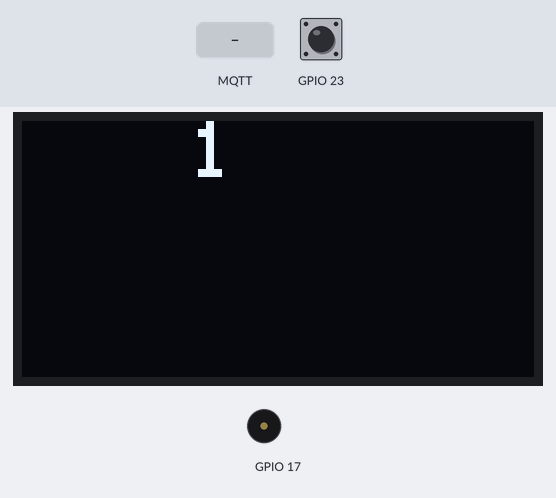
Bench run of a program on a simulated ESP32. Parts: 128×64 one-colour display, buzzer (waves = sounding). The test bench sets the inputs (shaded band); at power-on: GPIO 23 HIGH. WiFi joins after 1.5 s; servers stay silent unless stated; no MQTT or app messages arrive unless stated; what the program prints to the serial monitor is not drawn.

Above: at 3.5 s.
3.6 s: MQTT message "0" arrives on the third subscribed topic
At 4.2 s:
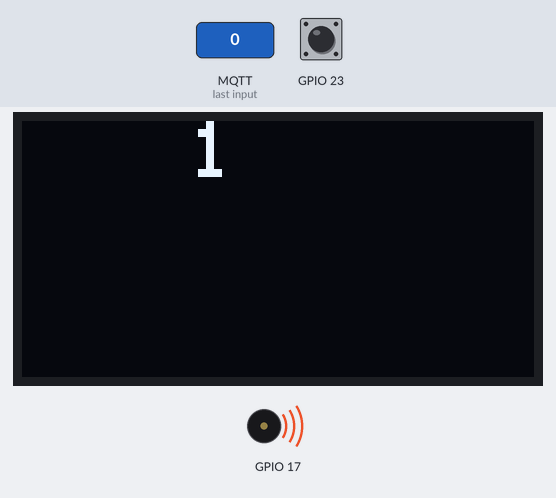
6.6 s: MQTT message "0" arrives on the first subscribed topic
At 7.3 s:
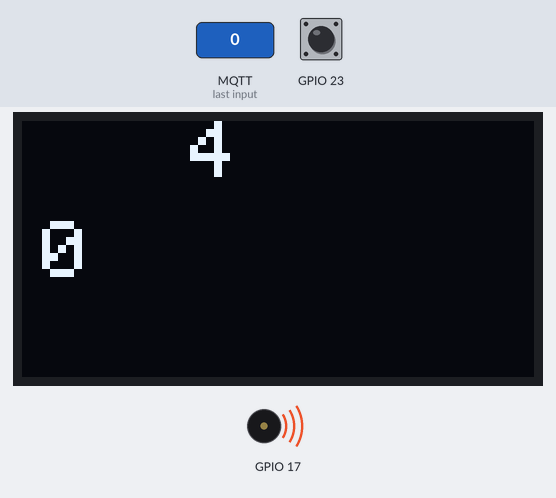
8.1 s: MQTT message "0" arrives on the second subscribed topic
At 9.5 s:
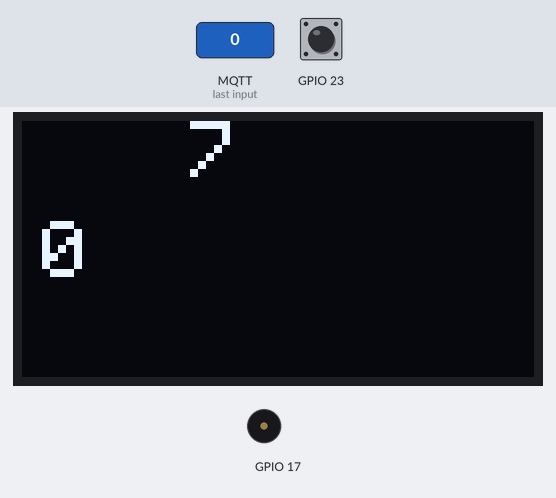
11.1 s: MQTT message "on" arrives on the third subscribed topic
At 11.7 s:
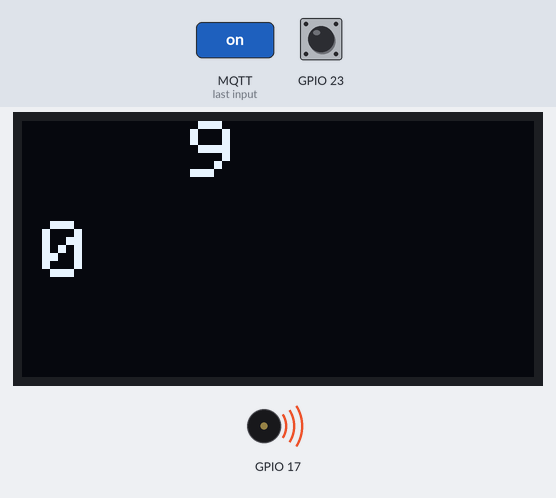
Timing chart, 0 to 13.6 s (numbered marks = the images above; inputs shaded):
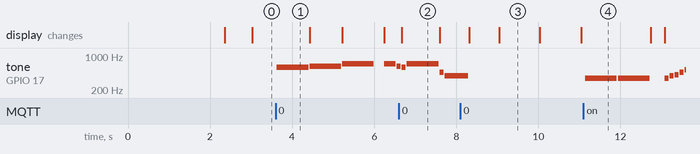

Measured:
- after the input at 3.6 s, tone on GPIO 17: plays 587 Hz for 0.77 s, 622 Hz for 0.77 s, 698 Hz for 0.77 s, 698 Hz for 0.29 s, 622 Hz for 0.05 s, starting at once
- after the input at 6.6 s, the display: changes after 0.08 s (image 2)
- after the input at 8.1 s, tone on GPIO 17: goes on until 8.3 s, then stays silent
- after the input at 11.1 s, tone on GPIO 17: plays 349 Hz for 0.77 s, 349 Hz for 0.77 s, 349 Hz for 0.10 s, 392 Hz for 0.10 s, 415 Hz for 0.10 s, 466 Hz for 0.10 s … (7 notes in this stretch), starting after 0.05 s
- what the display in image 2 shows lasts 0.9 s, from 6.7 s to 7.6 s
- what the display in image 3 shows lasts 1.0 s, from 9.0 s to 10.0 s

The program:

main.cpp
```cpp
#include "mqtt.h"
#include "pbut.h"
#include "oled.h"
#include "serial.h"
#include "net.h"
#include "buzzer.h"

#define DISPLAY_WIDTH 128
#define DISPLAY_HEIGHT 64
#define OLED_RESET 16
Adafruit_SSD1306 display(DISPLAY_WIDTH, DISPLAY_HEIGHT, &Wire, OLED_RESET);

struct t_oled oled;
struct t_pbut pbut;
struct t_serial serial;
struct t_buzzer buzzer;

const char* SSID = "TO BE COMPLETED";
const char* WIFI_PASS = "TO BE COMPLETED";
const char* MQTT_ID = "esp32-client";
const char* MQTT_BROKER = "pi.local";
const int MQTT_PORT = 1883;

void setup() {
  Serial.begin(9600);

  // music player
  player.set_music(&MUSICS[0]);
  mqttClient.publish(PLAYER_STOP, 0);

  // tasks
  setup_net(SSID, WIFI_PASS);
  setup_mqtt(MQTT_ID, MQTT_BROKER, MQTT_PORT);
  setup_oled(oled, timer_id(), SEC, &mqtt.s_oled, &display, DISPLAY_WIDTH,
             DISPLAY_HEIGHT);
  setup_serial(serial);
  setup_pbut(pbut, timer_id(), 200 * MS, 23);
  setup_buzzer(buzzer, 17);
}

void loop() {
  loop_mqtt();
  loop_oled(oled);
  loop_serial(serial);
  loop_pbut(pbut);
  loop_buzzer(buzzer);
}
```

buzzer.h
```cpp
#pragma once
#include "utils.h"
#include "player.h"

// buzzer job

struct t_buzzer {
  int pin;
};

void setup_buzzer(t_buzzer &ctx, int pin) {
  ctx.pin = pin;
}

void loop_buzzer(t_buzzer &ctx) {
  if (player.update()) {
    tone(ctx.pin, player.get_note(), player.get_note_duration());
    delay(player.get_note_duration());
    noTone(ctx.pin);
  }
}
```

mqtt.h
```cpp
#pragma once
#include "WiFiClient.h"
#include "utils.h"
#include <PubSubClient.h>

WiFiClient wifiClient;
PubSubClient mqttClient(wifiClient);
struct t_mqtt {
  s_data<String> s_oled;
} mqtt;

// topic handlers

void on_oled(unsigned char *payload, unsigned int length) {
  mqtt.s_oled.put(String(payload, length));
  ((Print *)&Serial)->println(mqtt.s_oled.data);
  ((Print *)&Serial)->println(mqtt.s_oled.empty);
}

// music player

#define PLAYER_STOP "player:stop"
#define PLAYER_PLAY "player:play"
#define PLAYER_SET "player:set"

#include "player.h"

void on_stop(unsigned char *payload, unsigned int length) {
  player.stop();
}

void on_play(unsigned char *payload, unsigned int length) {
  player.play();
}

void on_set(unsigned char *payload, unsigned int length) {
  if (length > 1) return;
  int music_index = payload[0] - '0';
  if (music_index >= NB_MUSICS) {
    ((Print*)&Serial)->println("Music index > nb music");
    return;
  }
  player.set_music(&MUSICS[music_index]);
}

// topic handlers control structure

struct topic_handler {
  const char *topic;
  void (*callback)(unsigned char *payload, unsigned int length);
};

const struct topic_handler TOPICS[] = {
    {.topic = "oled", .callback = on_oled},
    {.topic = PLAYER_STOP, .callback = on_stop},
    {.topic = PLAYER_PLAY, .callback = on_play},
    {.topic = PLAYER_SET, .callback = on_set},
};
int NB_TOPICS = sizeof(TOPICS) / sizeof(struct topic_handler);

// on subscribed topic message handler

void on_message(char *topic, unsigned char *payload, unsigned int length) {
  // debug info
  ((Print *)&Serial)->print("On message [");
  ((Print *)&Serial)->print(topic);
  ((Print *)&Serial)->print("] ");
  for (int i = 0; i < length; i++) {
    ((Print *)&Serial)->print((char)payload[i]);
  }
  ((Print *)&Serial)->println();

  // handle subscribed topics
  for (int i = 0; i < NB_TOPICS; i++) {
    if (strcmp(TOPICS[i].topic, topic) == 0) {
      TOPICS[i].callback(payload, length);
    }
  }
}

void setup_mqtt(const char *mqtt_id, const char *mqtt_broker,
                const int mqtt_port) {
  // mqtt
  mqttClient.setServer(mqtt_broker, mqtt_port);
  mqttClient.setCallback(on_message);

  while (!mqttClient.connected()) {
    if (mqttClient.connect(mqtt_id)) {
      ((Print *)&Serial)->println("Connected to the MQTT broker");
    } else {
      delay(2000);
      ((Print *)&Serial)->print("Trying to connect to MQTT broker: ");
      ((Print *)&Serial)->println(mqtt_broker);
    }
  }

  for (int i = 0; i < NB_TOPICS; i++) {
    ((Print *)&Serial)->print("Subscribe to MQTT topic [");
    ((Print *)&Serial)->print(TOPICS[i].topic);
    ((Print *)&Serial)->println("]");
    if (!mqttClient.subscribe(TOPICS[i].topic)) {
      ((Print *)&Serial)->print("Error while subscribing to [");
      ((Print *)&Serial)->print(TOPICS[i].topic);
      ((Print *)&Serial)->println("]");
    }
  }
}

void loop_mqtt() { mqttClient.loop(); }
```

net.h
```cpp
#pragma once
#include "utils.h"
#include <WiFi.h>

void setup_net(const char *ssid, const char *pass) {
  // wifi
  int status = WiFi.begin(ssid, pass);
  while (WiFi.status() != WL_CONNECTED) {
    delay(2000);
    ((Print *)&Serial)->print("Trying to connect to open SSID: ");
    ((Print *)&Serial)->println(ssid);
  }

  ((Print *)&Serial)->println("Connected to the network");
  ((Print *)&Serial)->print("SSID: ");
  ((Print *)&Serial)->println(WiFi.SSID());

  long rssi = WiFi.RSSI();
  ((Print *)&Serial)->print("Signal strength (RSSI):");
  ((Print *)&Serial)->println(rssi);

  IPAddress ip = WiFi.localIP();
  ((Print *)&Serial)->print("IP Address: ");
  ((Print *)&Serial)->println(ip);

  IPAddress gateway = WiFi.gatewayIP();
  ((Print *)&Serial)->print("Gateway: ");
  ((Print *)&Serial)->println(gateway);
}
```

oled.h
```cpp
#pragma once
#include "utils.h"
#include <Adafruit_GFX.h>
#include <Adafruit_SSD1306.h>
#include <SPI.h>
#include <Wire.h>

struct t_oled {
  int timer;
  unsigned long period;
  int counter;
  Adafruit_SSD1306 *display;
  int width;
  int height;
  s_data<String> *s_mqtt_counter;
  String val_mqtt_counter;
};

void setup_oled(t_oled &ctx, int timer, unsigned long period,
                s_data<String> *s_mqtt_counter, Adafruit_SSD1306 *display,
                int width, int height) {
  ctx.timer = timer;
  ctx.period = period;
  ctx.counter = -1;
  ctx.s_mqtt_counter = s_mqtt_counter;

  ctx.display = display;
  ctx.width = width;
  ctx.height = height;

  Wire.begin(4, 15);
  if (!ctx.display->begin(SSD1306_SWITCHCAPVCC, 0x3C)) {
    panic("SSD1306 allocation failed");
  }
}

void update(t_oled &ctx) {
  if (String *val = ctx.s_mqtt_counter->take()) {
    ctx.val_mqtt_counter = *val;
  }

  if (!waitFor(ctx.timer, ctx.period))
    return;
  ctx.counter++;
}

void render(t_oled &ctx) {
  ctx.display->setTextSize(2);
  ctx.display->setTextColor(WHITE);

  ctx.display->setCursor(ctx.width / 3, 0);
  ctx.display->println(ctx.counter);

  ctx.display->setCursor(5, ctx.height / 2.5);
  ctx.display->print(ctx.val_mqtt_counter);
}

void loop_oled(t_oled &ctx) {
  update(ctx);
  ctx.display->clearDisplay();
  render(ctx);
  ctx.display->display();
}
```

pbut.h
```cpp
#pragma once
#include "mqtt.h"
#include "utils.h"

struct t_pbut {
  int last_state;
  int pub_timer;
  unsigned long pub_period;
  int pin;
};

void setup_pbut(t_pbut &ctx, int pub_timer, unsigned long pub_period, int pin) {
  ctx.last_state = 0;
  ctx.pub_timer = pub_timer;
  ctx.pub_period = pub_period;
  ctx.pin = pin;
  pinMode(ctx.pin, INPUT_PULLUP);
}

void loop_pbut(t_pbut &ctx) {
  int state = 1 - digitalRead(ctx.pin);

  // trigger one time on state change, turn music player on/off
  if (state != ctx.last_state && state == 1) {
    mqttClient.publish(player.is_paused() ? PLAYER_PLAY : PLAYER_STOP, 0);
  }
  ctx.last_state = state;

  if (!waitFor(ctx.pub_timer, ctx.pub_period))
    return;

  mqttClient.publish("pbut", String(state).c_str());
}
```

pitches.h
```cpp
/*************************************************
 * Public Constants
 *************************************************/

#define REST     0
#define NOTE_B0  31
#define NOTE_C1  33
#define NOTE_CS1 35
#define NOTE_D1  37
#define NOTE_DS1 39
#define NOTE_E1  41
#define NOTE_F1  44
#define NOTE_FS1 46
#define NOTE_G1  49
#define NOTE_GS1 52
#define NOTE_A1  55
#define NOTE_AS1 58
#define NOTE_B1  62
#define NOTE_C2  65
#define NOTE_CS2 69
#define NOTE_D2  73
#define NOTE_DS2 78
#define NOTE_E2  82
#define NOTE_F2  87
#define NOTE_FS2 93
#define NOTE_G2  98
#define NOTE_GS2 104
#define NOTE_A2  110
#define NOTE_AS2 117
#define NOTE_B2  123
#define NOTE_C3  131
#define NOTE_CS3 139
#define NOTE_D3  147
#define NOTE_DS3 156
#define NOTE_E3  165
#define NOTE_F3  175
#define NOTE_FS3 185
#define NOTE_G3  196
#define NOTE_GS3 208
#define NOTE_A3  220
#define NOTE_AS3 233
#define NOTE_B3  247
#define NOTE_C4  262
#define NOTE_CS4 277
#define NOTE_D4  294
#define NOTE_DS4 311
#define NOTE_E4  330
#define NOTE_F4  349
#define NOTE_FS4 370
#define NOTE_G4  392
#define NOTE_GS4 415
#define NOTE_A4  440
#define NOTE_AS4 466
#define NOTE_B4  494
#define NOTE_C5  523
#define NOTE_CS5 554
#define NOTE_D5  587
#define NOTE_DS5 622
#define NOTE_E5  659
#define NOTE_F5  698
#define NOTE_FS5 740
#define NOTE_G5  784
#define NOTE_GS5 831
#define NOTE_A5  880
#define NOTE_AS5 932
#define NOTE_B5  988
#define NOTE_C6  1047
#define NOTE_CS6 1109
#define NOTE_D6  1175
#define NOTE_DS6 1245
#define NOTE_E6  1319
#define NOTE_F6  1397
#define NOTE_FS6 1480
#define NOTE_G6  1568
#define NOTE_GS6 1661
#define NOTE_A6  1760
#define NOTE_AS6 1865
#define NOTE_B6  1976
#define NOTE_C7  2093
#define NOTE_CS7 2217
#define NOTE_D7  2349
#define NOTE_DS7 2489
#define NOTE_E7  2637
#define NOTE_F7  2794
#define NOTE_FS7 2960
#define NOTE_G7  3136
#define NOTE_GS7 3322
#define NOTE_A7  3520
#define NOTE_AS7 3729
#define NOTE_B7  3951
#define NOTE_C8  4186
#define NOTE_CS8 4435
#define NOTE_D8  4699
#define NOTE_DS8 4978
```

player.h
```cpp
#pragma once
#include "mqtt.h"
#include "pitches.h"
#include "songs/harrypotter.h"
#include "songs/miichannel.h"
#include "songs/professorlayton.h"
#include "songs/jigglypuffsong.h"
#include "songs/thegodfather.h"
#include "songs/songofstorms.h"
#include "utils.h"

// Musics

struct music {
  int *melody;
  int nb_notes;
  int tempo;
};

struct music MUSICS[] = {
    {.melody = LAYTON_MELODY,
     .nb_notes = LAYTON_NB_NOTES,
     .tempo = LAYTON_TEMPO},
    {.melody = HARRY_MELODY, .nb_notes = HARRY_NB_NOTES, .tempo = HARRY_TEMPO},
    {.melody = MII_MELODY, .nb_notes = MII_NB_NOTES, .tempo = MII_TEMPO},
    {.melody = JIGGLY_MELODY, .nb_notes = JIGGLY_NB_NOTES, .tempo = JIGGLY_TEMPO},
    {.melody = GODFATHER_MELODY, .nb_notes = GODFATHER_NB_NOTES, .tempo = GODFATHER_TEMPO},
    {.melody = STORM_MELODY, .nb_notes = STORM_NB_NOTES, .tempo = STORM_TEMPO}
  };

int NB_MUSICS = sizeof(MUSICS) / sizeof(struct music);

// Music player

class music_player {
public:
  music_player() {
    curr_music = NULL;
    curr_note_index = 0;
    wholenote = 0;
    tempo = 0;
    paused = true;
    note = 0;
    note_duration = 0;
  }

  void set_music(struct music *music) {
    curr_music = music;
    curr_note_index = 0;
    tempo = curr_music->tempo;
  }

  void play() { paused = false; }
  void stop() { paused = true; }
  void turn() { paused = !paused; }
  bool finished() { return (curr_note_index >= curr_music->nb_notes * 2); }

  int is_paused() { return paused; }
  int get_note() { return note; }
  int get_note_duration() { return note_duration; }

  // update the current music, return true if the music should be played
  bool update() {
    if (!curr_music || paused)
      return false;

    if (finished()) {
      mqttClient.publish(PLAYER_STOP, 0);
      curr_note_index = 0;
      return false;
    }

    note_duration = 0;
    int wholenote = (60000 * 2) / tempo;

    int divider = curr_music->melody[curr_note_index + 1];
    if (divider > 0) {
      note_duration = wholenote / divider;
    } else if (divider < 0) {
      note_duration = wholenote / abs(divider);
      note_duration *= 1.5;
    }

    note = curr_music->melody[curr_note_index];
    note_duration *= 0.9;

    curr_note_index += 2;
    return true;
  }

private:
  struct music *curr_music;
  int curr_note_index;
  int wholenote;
  int tempo;
  bool paused;
  int note;
  int note_duration;
};

struct music_player player;
```

serial.h
```cpp
#pragma once
#include "utils.h"

struct t_serial {
  s_data<char> s_oled;
};

void setup_serial(t_serial &ctx) { ctx.s_oled.put('a'); }

void loop_serial(t_serial &ctx) {
  if (Serial.available() <= 0)
    return;

  char in_char = (char)Serial.read();
  ctx.s_oled.put(in_char);
}
```

harrypotter.h
```cpp
#pragma once
#include "pitches.h"

int HARRY_MELODY[] = {
    // Hedwig's theme fromn the Harry Potter Movies
    // Socre from https://musescore.com/user/3811306/scores/4906610

    REST,     2,  NOTE_D4,  4,  NOTE_G4,  -4, NOTE_AS4, 8,  NOTE_A4,  4,
    NOTE_G4,  2,  NOTE_D5,  4,  NOTE_C5,  -2, NOTE_A4,  -2, NOTE_G4,  -4,
    NOTE_AS4, 8,  NOTE_A4,  4,  NOTE_F4,  2,  NOTE_GS4, 4,  NOTE_D4,  -1,
    NOTE_D4,  4,

    NOTE_G4,  -4, NOTE_AS4, 8,  NOTE_A4,  4, // 10
    NOTE_G4,  2,  NOTE_D5,  4,  NOTE_F5,  2,  NOTE_E5,  4,  NOTE_DS5, 2,
    NOTE_B4,  4,  NOTE_DS5, -4, NOTE_D5,  8,  NOTE_CS5, 4,  NOTE_CS4, 2,
    NOTE_B4,  4,  NOTE_G4,  -1, NOTE_AS4, 4,

    NOTE_D5,  2,  NOTE_AS4, 4, // 18
    NOTE_D5,  2,  NOTE_AS4, 4,  NOTE_DS5, 2,  NOTE_D5,  4,  NOTE_CS5, 2,
    NOTE_A4,  4,  NOTE_AS4, -4, NOTE_D5,  8,  NOTE_CS5, 4,  NOTE_CS4, 2,
    NOTE_D4,  4,  NOTE_D5,  -1, REST,     4,  NOTE_AS4, 4,

    NOTE_D5,  2,  NOTE_AS4, 4, // 26
    NOTE_D5,  2,  NOTE_AS4, 4,  NOTE_F5,  2,  NOTE_E5,  4,  NOTE_DS5, 2,
    NOTE_B4,  4,  NOTE_DS5, -4, NOTE_D5,  8,  NOTE_CS5, 4,  NOTE_CS4, 2,
    NOTE_AS4, 4,  NOTE_G4,  -1,

};
int HARRY_TEMPO = 144;
int HARRY_NB_NOTES = sizeof(HARRY_MELODY) / sizeof(HARRY_MELODY[0]) / 2;
```

jigglypuffsong.h
```cpp
#pragma once
#include "pitches.h"

int JIGGLY_MELODY[] = {

    // Jigglypuff's Song
    // Score available at https://musescore.com/user/28109683/scores/5044153

    NOTE_D5,  -4, NOTE_A5,  8,  NOTE_FS5, 8,  NOTE_D5,  8,  NOTE_E5,  -4,
    NOTE_FS5, 8,  NOTE_G5,  4,  NOTE_FS5, -4, NOTE_E5,  8,  NOTE_FS5, 4,
    NOTE_D5,  -2, NOTE_D5,  -4, NOTE_A5,  8,  NOTE_FS5, 8,  NOTE_D5,  8,
    NOTE_E5,  -4, NOTE_FS5, 8,  NOTE_G5,  4,  NOTE_FS5, -1, NOTE_D5,  -4,
    NOTE_A5,  8,  NOTE_FS5, 8,  NOTE_D5,  8,  NOTE_E5,  -4, NOTE_FS5, 8,
    NOTE_G5,  4,

    NOTE_FS5, -4, NOTE_E5,  8,  NOTE_FS5, 4,  NOTE_D5,  -2, NOTE_D5,  -4,
    NOTE_A5,  8,  NOTE_FS5, 8,  NOTE_D5,  8,  NOTE_E5,  -4, NOTE_FS5, 8,
    NOTE_G5,  4,  NOTE_FS5, -1,

};
int JIGGLY_TEMPO = 85;
int JIGGLY_NB_NOTES= sizeof(JIGGLY_MELODY) / sizeof(JIGGLY_MELODY[0]) / 2;
```

miichannel.h
```cpp
#pragma once
#include "pitches.h"

int MII_MELODY[] = {

    // Mii Channel theme
    // Score available at https://musescore.com/user/16403456/scores/4984153
    // Uploaded by Catalina Andrade

    NOTE_FS4, 8, REST, 8, NOTE_A4, 8, NOTE_CS5, 8, REST, 8, NOTE_A4, 8, REST, 8,
    NOTE_FS4, 8, // 1
    NOTE_D4, 8, NOTE_D4, 8, NOTE_D4, 8, REST, 8, REST, 4, REST, 8, NOTE_CS4, 8,
    NOTE_D4, 8, NOTE_FS4, 8, NOTE_A4, 8, NOTE_CS5, 8, REST, 8, NOTE_A4, 8, REST,
    8, NOTE_F4, 8, NOTE_E5, -4, NOTE_DS5, 8, NOTE_D5, 8, REST, 8, REST, 4,

    NOTE_GS4, 8, REST, 8, NOTE_CS5, 8, NOTE_FS4, 8, REST, 8, NOTE_CS5, 8, REST,
    8, NOTE_GS4, 8, // 5
    REST, 8, NOTE_CS5, 8, NOTE_G4, 8, NOTE_FS4, 8, REST, 8, NOTE_E4, 8, REST, 8,
    NOTE_E4, 8, NOTE_E4, 8, NOTE_E4, 8, REST, 8, REST, 4, NOTE_E4, 8, NOTE_E4,
    8, NOTE_E4, 8, REST, 8, REST, 4, NOTE_DS4, 8, NOTE_D4, 8,

    NOTE_CS4, 8, REST, 8, NOTE_A4, 8, NOTE_CS5, 8, REST, 8, NOTE_A4, 8, REST, 8,
    NOTE_FS4, 8, // 9
    NOTE_D4, 8, NOTE_D4, 8, NOTE_D4, 8, REST, 8, NOTE_E5, 8, NOTE_E5, 8,
    NOTE_E5, 8, REST, 8, REST, 8, NOTE_FS4, 8, NOTE_A4, 8, NOTE_CS5, 8, REST, 8,
    NOTE_A4, 8, REST, 8, NOTE_F4, 8, NOTE_E5, 2, NOTE_D5, 8, REST, 8, REST, 4,

    NOTE_B4, 8, NOTE_G4, 8, NOTE_D4, 8, NOTE_CS4, 4, NOTE_B4, 8, NOTE_G4, 8,
    NOTE_CS4, 8, // 13
    NOTE_A4, 8, NOTE_FS4, 8, NOTE_C4, 8, NOTE_B3, 4, NOTE_F4, 8, NOTE_D4, 8,
    NOTE_B3, 8, NOTE_E4, 8, NOTE_E4, 8, NOTE_E4, 8, REST, 4, REST, 4, NOTE_AS4,
    4, NOTE_CS5, 8, NOTE_D5, 8, NOTE_FS5, 8, NOTE_A5, 8, REST, 8, REST, 4,

    REST, 2, NOTE_A3, 4, NOTE_AS3, 4, // 17
    NOTE_A3, -4, NOTE_A3, 8, NOTE_A3, 2, REST, 4, NOTE_A3, 8, NOTE_AS3, 8,
    NOTE_A3, 8, NOTE_F4, 4, NOTE_C4, 8, NOTE_A3, -4, NOTE_A3, 8, NOTE_A3, 2,

    REST, 2, NOTE_B3, 4, NOTE_C4, 4, // 21
    NOTE_CS4, -4, NOTE_C4, 8, NOTE_CS4, 2, REST, 4, NOTE_CS4, 8, NOTE_C4, 8,
    NOTE_CS4, 8, NOTE_GS4, 4, NOTE_DS4, 8, NOTE_CS4, -4, NOTE_DS4, 8, NOTE_B3,
    1,

    NOTE_E4, 4, NOTE_E4, 4, NOTE_E4, 4, REST, 8, // 25

    // repeats 1-25

    NOTE_FS4, 8, REST, 8, NOTE_A4, 8, NOTE_CS5, 8, REST, 8, NOTE_A4, 8, REST, 8,
    NOTE_FS4, 8, // 1
    NOTE_D4, 8, NOTE_D4, 8, NOTE_D4, 8, REST, 8, REST, 4, REST, 8, NOTE_CS4, 8,
    NOTE_D4, 8, NOTE_FS4, 8, NOTE_A4, 8, NOTE_CS5, 8, REST, 8, NOTE_A4, 8, REST,
    8, NOTE_F4, 8, NOTE_E5, -4, NOTE_DS5, 8, NOTE_D5, 8, REST, 8, REST, 4,

    NOTE_GS4, 8, REST, 8, NOTE_CS5, 8, NOTE_FS4, 8, REST, 8, NOTE_CS5, 8, REST,
    8, NOTE_GS4, 8, // 5
    REST, 8, NOTE_CS5, 8, NOTE_G4, 8, NOTE_FS4, 8, REST, 8, NOTE_E4, 8, REST, 8,
    NOTE_E4, 8, NOTE_E4, 8, NOTE_E4, 8, REST, 8, REST, 4, NOTE_E4, 8, NOTE_E4,
    8, NOTE_E4, 8, REST, 8, REST, 4, NOTE_DS4, 8, NOTE_D4, 8,

    NOTE_CS4, 8, REST, 8, NOTE_A4, 8, NOTE_CS5, 8, REST, 8, NOTE_A4, 8, REST, 8,
    NOTE_FS4, 8, // 9
    NOTE_D4, 8, NOTE_D4, 8, NOTE_D4, 8, REST, 8, NOTE_E5, 8, NOTE_E5, 8,
    NOTE_E5, 8, REST, 8, REST, 8, NOTE_FS4, 8, NOTE_A4, 8, NOTE_CS5, 8, REST, 8,
    NOTE_A4, 8, REST, 8, NOTE_F4, 8, NOTE_E5, 2, NOTE_D5, 8, REST, 8, REST, 4,

    NOTE_B4, 8, NOTE_G4, 8, NOTE_D4, 8, NOTE_CS4, 4, NOTE_B4, 8, NOTE_G4, 8,
    NOTE_CS4, 8, // 13
    NOTE_A4, 8, NOTE_FS4, 8, NOTE_C4, 8, NOTE_B3, 4, NOTE_F4, 8, NOTE_D4, 8,
    NOTE_B3, 8, NOTE_E4, 8, NOTE_E4, 8, NOTE_E4, 8, REST, 4, REST, 4, NOTE_AS4,
    4, NOTE_CS5, 8, NOTE_D5, 8, NOTE_FS5, 8, NOTE_A5, 8, REST, 8, REST, 4,

    REST, 2, NOTE_A3, 4, NOTE_AS3, 4, // 17
    NOTE_A3, -4, NOTE_A3, 8, NOTE_A3, 2, REST, 4, NOTE_A3, 8, NOTE_AS3, 8,
    NOTE_A3, 8, NOTE_F4, 4, NOTE_C4, 8, NOTE_A3, -4, NOTE_A3, 8, NOTE_A3, 2,

    REST, 2, NOTE_B3, 4, NOTE_C4, 4, // 21
    NOTE_CS4, -4, NOTE_C4, 8, NOTE_CS4, 2, REST, 4, NOTE_CS4, 8, NOTE_C4, 8,
    NOTE_CS4, 8, NOTE_GS4, 4, NOTE_DS4, 8, NOTE_CS4, -4, NOTE_DS4, 8, NOTE_B3,
    1,

    NOTE_E4, 4, NOTE_E4, 4, NOTE_E4, 4, REST, 8, // 25

    // finishes with 26
    // NOTE_FS4,8, REST,8, NOTE_A4,8, NOTE_CS5,8, REST,8, NOTE_A4,8, REST,8,
    // NOTE_FS4,8
};
int MII_TEMPO = 114;
int MII_NB_NOTES = sizeof(MII_MELODY) / sizeof(MII_MELODY[0]) / 2;
```

Source omitted: professorlayton.h (6821 bytes), songofstorms.h (1196 bytes), thegodfather.h (1992 bytes), utils.h (978 bytes)
